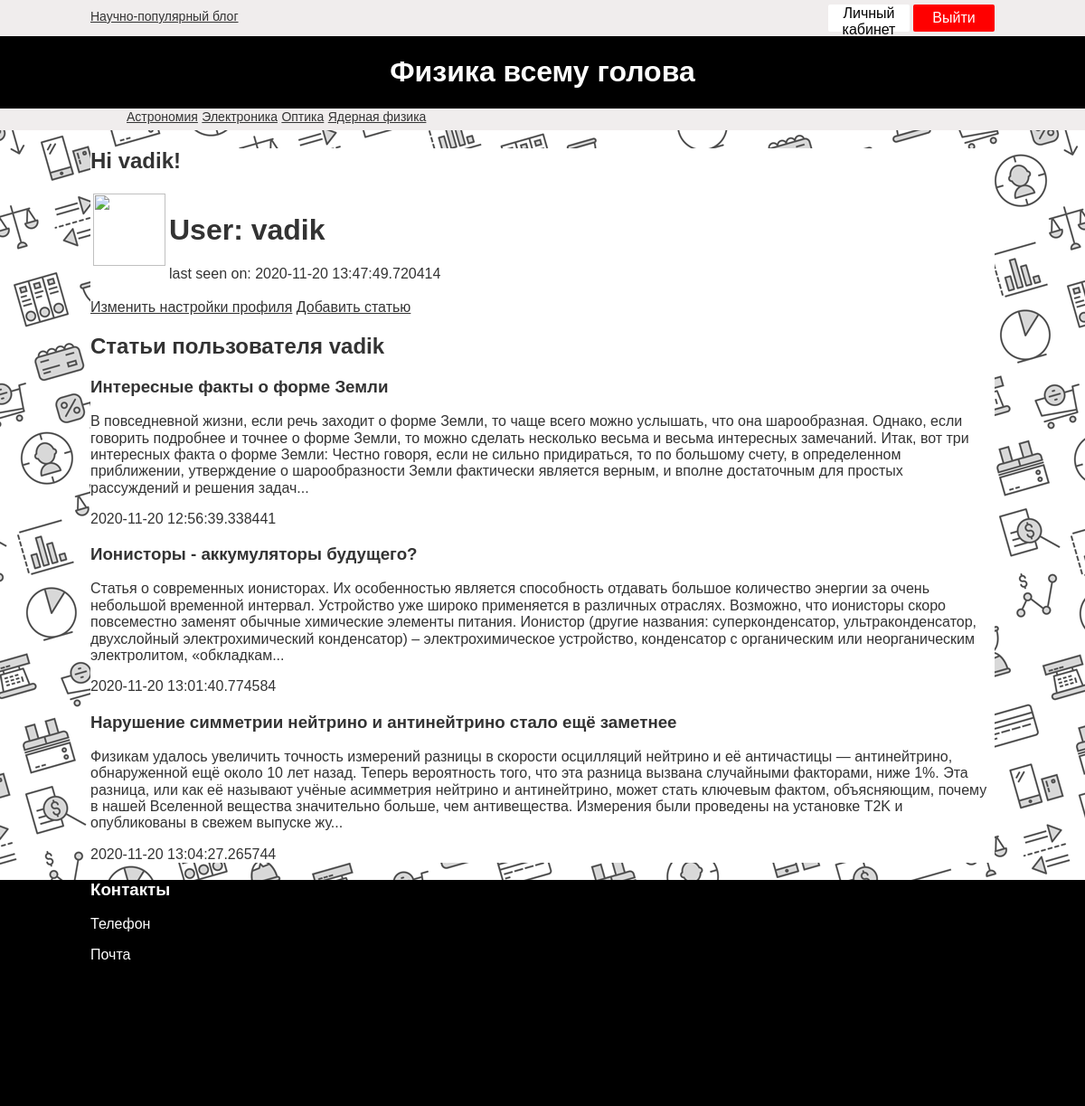
The app's page /profile/vadik (signed in) with its own data.
### app.py (models this page shows, shortened)
class Genres(db.Model):
    genre_id = db.Column(db.Integer, primary_key=True)
    name_genre = db.Column(db.String(30), unique=True)
    urls = db.Column(db.String(150))

class Users(UserMixin, db.Model):
    id = db.Column(db.Integer, primary_key=True)
    name = db.Column(db.String(50), unique=True)
    email = db.Column(db.String(50), unique=True)
    psw = db.Column(db.String(500), nullable=False)
    about_me = db.Column(db.String(300), nullable=True)
    last_seen = db.Column(db.DateTime, default=datetime.utcnow)

class Articles(db.Model):
    article_id = db.Column(db.Integer, primary_key=True)
    author_id = db.Column(db.Integer, db.ForeignKey('users.id'))
    genre_id = db.Column(db.Integer, db.ForeignKey('genres.genre_id'))
    title = db.Column(db.String(70), unique=True, nullable=False)
    content = db.Column(db.Text, unique=True, nullable=False)
    tm_posted = db.Column(db.DateTime, nullable=False)

### app.py (the view)
@app.route('/profile/<username>')
@login_required
def profile(username):
    if current_user.is_authenticated:
        user = Users.query.filter_by(name=username).first_or_404()
        show_user_articles = db.session.query(Articles, Users).join(Users).filter(Users.name == username).all()
        return render_template('profile.html', user=user, articles=show_user_articles,
                               genres=db.session.query(Genres).all())
    return redirect(url_for('login'))

### app.py (called while the page is built)
@app.before_request
def before_request():
    if current_user.is_authenticated:
        current_user.last_seen = datetime.utcnow()
        db.session.commit()

@login.user_loader
def load_user(id):
    return Users.query.get(int(id))

### templates/profile.html (shortened to what this page needs)
{% extends 'base.html' %}
{% block links %}
<link type="text/css" href="{{ url_for('static', filename='css/profile.css')}}" rel="stylesheet">
{% endblock %}
{% block main %}
<h2>Hi {{ user.name }}!</h2>
<table>
    <tr valign="top">
        <td><img class="avatar" src="../static/css/img/avatar.png"></td>
        <td>
            <h1>User: {{ user.name }}</h1>
            {% if user.last_seen %}
            <p>last seen on: {{ user.last_seen }}</p>
            {% endif %}
        </td>
    </tr>
</table>
{% if user == current_user %}
<a href="{{ url_for('profile_settings') }}">Изменить настройки профиля</a>
<a href="{{ url_for('add_article') }}">Добавить статью</a>
{% endif %}
<h2>Статьи пользователя {{user.name}}</h2>
<section>
    {% for article, user in articles %}
    <article>
        <h3>{{article.title}}</h3>
        <p>{{article.content[:500]}}...</p>
        <p>{{article.tm_posted}}</p>
    </article>
    {% endfor %}
</section>
{% endblock %}

### templates/base.html (shortened to what this page needs)
<!DOCTYPE html>
<html lang="en">
<head>
    <link type="text/css" href="{{ url_for('static', filename='css/header.css')}}" rel="stylesheet">
    <link type="text/css" href="{{ url_for('static', filename='css/footer.css')}}" rel="stylesheet">
    <link type="text/css" href="{{ url_for('static', filename='css/common.css')}}" rel="stylesheet">
    <link type="text/css" href="{{ url_for('static', filename='css/normalize.css')}}" rel="stylesheet">
    {% block links %}{% endblock %}
</head>
<body>
    <header class="header">
        <div class="top-header-bar">
            <div class="box">
                <a href="{{ url_for('home') }}" class="science-pop">Научно-популярный блог</a>
                {% if current_user.is_anonymous %}
                <a href= "{{ url_for('login') }}">
                    <button class="btn btn-login">Войти</button>
                </a>
                <a href="{{ url_for('register') }}">
                    <button class="btn btn-home">Регистрация</button>
                </a>
                {% else %}
                <a href= "{{ url_for('logout') }}">
                    <button class="btn btn-logout">Выйти</button>
                </a>
                <a href="{{ url_for('profile', username=current_user.name) }}">
                    <button class="btn btn-home">Личный кабинет</button>
                </a>
                {% endif %}
            </div>
        </div>
        <h1 class="main-header">Физика всему голова</h1>
        <div class="navigation-bar">
            <nav class="navigation box">
                <ul class="genres">
                    {% for genre in genres %}
                    <li class="genre">
                        <a href="{{ url_for(genre.urls) }}">{{genre.name_genre}}</a>
                    </li>
                    {% endfor %}
                </ul>
            </nav>
        </div>
    </header>
    <main class="box">
        {% block main %}{% endblock %}
    </main>
    <footer class="footer">
        <div class="box">
            <h3>Контакты</h3>
            <p>Телефон</p>
            <p>Почта</p>
        </div>
    </footer>
</body>
</html>

### static/css/header.css (style rules this page uses)
.header { background-color: #000; background-size: 1000px auto; position: relative; margin: 0; }
.top-header-bar { height: 30px; padding: 5px 10px; background-color: #f0eded; }
.science-pop { float: left; margin: 0; margin-top: 5px; font-size: 14px; }
.btn { float: right; margin: 0; border: none; border-radius: 2px; height: 30px; width: 90px; }
.btn-home { background-color: white; color: black; margin-right: 4px; }
.btn-logout { background-color: red; color: white; }
.main-header { color: #fff; text-align: center; }
.navigation-bar { height: 24px; margin: 0; background-color: #f0eded; }
.genres { margin: 0; }
.genre { display: inline-block; list-style-type: none; font-size: 14px; }

### static/css/footer.css (style rules this page uses)
.footer { background-color: #000; min-height: 250px; color: #fff; }

### static/css/common.css (style rules this page uses)
body { color: #333; font-family: ‘Muli’, sans-serif; background-image: url('img/pattern.png'); }
main { background: white; }
.box { margin: 0 auto; width: 1000px; }
a { color: #333; }

### static/css/profile.css (style rules this page uses)
.avatar { height: 80px; width: 80px; }

### records on screen
Genres: name_genre "Астрономия"
Genres: name_genre "Электроника"
Genres: name_genre "Оптика"
Genres: name_genre "Ядерная физика"
Users: name "vadik", last_seen "2020-11-20 13:47:49.720414"
Articles: title "Интересные факты о форме Земли", content "В повседневной жизни, если речь заходит о форме Земли, то чаще всего можно услышать, что она шарообразная. Однако, если говорить подробнее и точнее о форме Земли, то можно сделать несколько весьма и весьма интересных замечаний. Итак, вот три интересных факта о форме Земли: Честно говоря, если не сильно придираться, то по большому счету, в определенном приближении, утверждение о шарообразности Земли фактически является верным, и вполне достаточным для простых рассуждений и решения задач", tm_posted "2020-11-20 12:56:39.338441"
Articles: title "Ионисторы - аккумуляторы будущего?", content "Статья о современных ионисторах. Их особенностью является способность отдавать большое количество энергии за очень небольшой временной интервал. Устройство уже широко применяется в различных отраслях. Возможно, что ионисторы скоро повсеместно заменят обычные химические элементы питания. Ионистор (другие названия: суперконденсатор, ультраконденсатор, двухслойный электрохимический конденсатор) – электрохимическое устройство, конденсатор с органическим или неорганическим электролитом, «обкладкам", tm_posted "2020-11-20 13:01:40.774584"
Articles: title "Нарушение симметрии нейтрино и антинейтрино стало ещё заметнее", content "Физикам удалось увеличить точность измерений разницы в скорости осцилляций нейтрино и её античастицы — антинейтрино, обнаруженной ещё около 10 лет назад. Теперь вероятность того, что эта разница вызвана случайными факторами, ниже 1%. Эта разница, или как её называют учёные асимметрия нейтрино и антинейтрино, может стать ключевым фактом, объясняющим, почему в нашей Вселенной вещества значительно больше, чем антивещества. Измерения были проведены на установке T2K и опубликованы в свежем выпуске жу", tm_posted "2020-11-20 13:04:27.265744"
